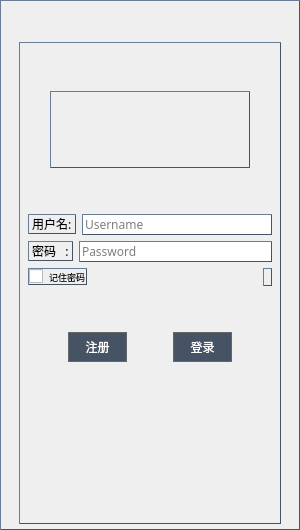
<?xml version="1.0" encoding="UTF-8"?>
<ui version="4.0">
 <class>user_management</class>
 <widget class="QMainWindow" name="user_management">
  <property name="geometry">
   <rect>
    <x>0</x>
    <y>0</y>
    <width>300</width>
    <height>530</height>
   </rect>
  </property>
  <property name="windowTitle">
   <string>MainWindow</string>
  </property>
  <widget class="QWidget" name="centralwidget">
   <property name="styleSheet">
    <string notr="true">QWidget {
	border-width:1;
	border-style:outset;
	border-color:#455364;
}</string>
   </property>
   <layout class="QGridLayout" name="gridLayout_2">
    <property name="leftMargin">
     <number>0</number>
    </property>
    <property name="topMargin">
     <number>0</number>
    </property>
    <property name="rightMargin">
     <number>0</number>
    </property>
    <property name="bottomMargin">
     <number>0</number>
    </property>
    <item row="1" column="0">
     <layout class="QGridLayout" name="gridLayout">
      <property name="topMargin">
       <number>6</number>
      </property>
      <property name="bottomMargin">
       <number>6</number>
      </property>
      <item row="0" column="0">
       <layout class="QHBoxLayout" name="horizontalLayout" stretch="0,0,0">
        <item>
         <spacer name="horizontalSpacer_5">
          <property name="orientation">
           <enum>Qt::Horizontal</enum>
          </property>
          <property name="sizeHint" stdset="0">
           <size>
            <width>13</width>
            <height>472</height>
           </size>
          </property>
         </spacer>
        </item>
        <item>
         <widget class="QWidget" name="widget_2" native="true">
          <layout class="QGridLayout" name="gridLayout_3">
           <item row="0" column="0">
            <layout class="QVBoxLayout" name="verticalLayout" stretch="0,1,0,1,1,0,0,1,2">
             <item>
              <spacer name="verticalSpacer_4">
               <property name="orientation">
                <enum>Qt::Vertical</enum>
               </property>
               <property name="sizeHint" stdset="0">
                <size>
                 <width>20</width>
                 <height>40</height>
                </size>
               </property>
              </spacer>
             </item>
             <item>
              <layout class="QHBoxLayout" name="horizontalLayout_5">
               <item>
                <widget class="QLabel" name="label_3">
                 <property name="sizePolicy">
                  <sizepolicy hsizetype="Fixed" vsizetype="Fixed">
                   <horstretch>0</horstretch>
                   <verstretch>0</verstretch>
                  </sizepolicy>
                 </property>
                 <property name="maximumSize">
                  <size>
                   <width>200</width>
                   <height>200</height>
                  </size>
                 </property>
                 <property name="styleSheet">
                  <string notr="true"/>
                 </property>
                 <property name="text">
                  <string/>
                 </property>
                 <property name="pixmap">
                  <pixmap>resources/logo_new.png</pixmap>
                 </property>
                 <property name="scaledContents">
                  <bool>true</bool>
                 </property>
                 <property name="wordWrap">
                  <bool>false</bool>
                 </property>
                </widget>
               </item>
              </layout>
             </item>
             <item>
              <spacer name="verticalSpacer_2">
               <property name="orientation">
                <enum>Qt::Vertical</enum>
               </property>
               <property name="sizeHint" stdset="0">
                <size>
                 <width>20</width>
                 <height>40</height>
                </size>
               </property>
              </spacer>
             </item>
             <item>
              <layout class="QHBoxLayout" name="horizontalLayout_2">
               <item>
                <widget class="QLabel" name="label">
                 <property name="sizePolicy">
                  <sizepolicy hsizetype="Fixed" vsizetype="Fixed">
                   <horstretch>0</horstretch>
                   <verstretch>0</verstretch>
                  </sizepolicy>
                 </property>
                 <property name="font">
                  <font>
                   <family>微软雅黑</family>
                  </font>
                 </property>
                 <property name="styleSheet">
                  <string notr="true"/>
                 </property>
                 <property name="text">
                  <string>用户名:</string>
                 </property>
                </widget>
               </item>
               <item>
                <widget class="QLineEdit" name="username">
                 <property name="font">
                  <font>
                   <family>微软雅黑</family>
                  </font>
                 </property>
                 <property name="styleSheet">
                  <string notr="true"/>
                 </property>
                 <property name="inputMask">
                  <string/>
                 </property>
                 <property name="text">
                  <string/>
                 </property>
                 <property name="placeholderText">
                  <string>Username</string>
                 </property>
                </widget>
               </item>
              </layout>
             </item>
             <item>
              <layout class="QHBoxLayout" name="horizontalLayout_4">
               <item>
                <widget class="QLabel" name="label_2">
                 <property name="sizePolicy">
                  <sizepolicy hsizetype="Fixed" vsizetype="Fixed">
                   <horstretch>0</horstretch>
                   <verstretch>0</verstretch>
                  </sizepolicy>
                 </property>
                 <property name="font">
                  <font>
                   <family>微软雅黑</family>
                  </font>
                 </property>
                 <property name="styleSheet">
                  <string notr="true"/>
                 </property>
                 <property name="text">
                  <string>密码   :</string>
                 </property>
                </widget>
               </item>
               <item>
                <widget class="QLineEdit" name="password">
                 <property name="font">
                  <font>
                   <family>微软雅黑</family>
                  </font>
                 </property>
                 <property name="styleSheet">
                  <string notr="true"/>
                 </property>
                 <property name="echoMode">
                  <enum>QLineEdit::Password</enum>
                 </property>
                 <property name="placeholderText">
                  <string>Password</string>
                 </property>
                </widget>
               </item>
              </layout>
             </item>
             <item>
              <layout class="QHBoxLayout" name="horizontalLayout_7">
               <item>
                <widget class="QCheckBox" name="checkBox">
                 <property name="font">
                  <font>
                   <family>微软雅黑</family>
                   <pointsize>7</pointsize>
                  </font>
                 </property>
                 <property name="text">
                  <string>记住密码</string>
                 </property>
                 <property name="checkable">
                  <bool>true</bool>
                 </property>
                 <property name="checked">
                  <bool>false</bool>
                 </property>
                </widget>
               </item>
               <item>
                <spacer name="horizontalSpacer_7">
                 <property name="orientation">
                  <enum>Qt::Horizontal</enum>
                 </property>
                 <property name="sizeHint" stdset="0">
                  <size>
                   <width>0</width>
                   <height>0</height>
                  </size>
                 </property>
                </spacer>
               </item>
               <item>
                <widget class="QLabel" name="warning">
                 <property name="font">
                  <font>
                   <family>微软雅黑</family>
                  </font>
                 </property>
                 <property name="text">
                  <string/>
                 </property>
                </widget>
               </item>
              </layout>
             </item>
             <item>
              <spacer name="verticalSpacer">
               <property name="orientation">
                <enum>Qt::Vertical</enum>
               </property>
               <property name="sizeHint" stdset="0">
                <size>
                 <width>20</width>
                 <height>40</height>
                </size>
               </property>
              </spacer>
             </item>
             <item>
              <layout class="QHBoxLayout" name="horizontalLayout_3">
               <item>
                <spacer name="horizontalSpacer_2">
                 <property name="orientation">
                  <enum>Qt::Horizontal</enum>
                 </property>
                 <property name="sizeHint" stdset="0">
                  <size>
                   <width>40</width>
                   <height>20</height>
                  </size>
                 </property>
                </spacer>
               </item>
               <item>
                <widget class="QPushButton" name="signup">
                 <property name="sizePolicy">
                  <sizepolicy hsizetype="Minimum" vsizetype="Fixed">
                   <horstretch>0</horstretch>
                   <verstretch>0</verstretch>
                  </sizepolicy>
                 </property>
                 <property name="palette">
                  <palette>
                   <active>
                    <colorrole role="Button">
                     <brush brushstyle="SolidPattern">
                      <color alpha="255">
                       <red>69</red>
                       <green>83</green>
                       <blue>100</blue>
                      </color>
                     </brush>
                    </colorrole>
                    <colorrole role="ButtonText">
                     <brush brushstyle="SolidPattern">
                      <color alpha="255">
                       <red>255</red>
                       <green>255</green>
                       <blue>255</blue>
                      </color>
                     </brush>
                    </colorrole>
                    <colorrole role="Base">
                     <brush brushstyle="SolidPattern">
                      <color alpha="255">
                       <red>69</red>
                       <green>83</green>
                       <blue>100</blue>
                      </color>
                     </brush>
                    </colorrole>
                    <colorrole role="Window">
                     <brush brushstyle="SolidPattern">
                      <color alpha="255">
                       <red>69</red>
                       <green>83</green>
                       <blue>100</blue>
                      </color>
                     </brush>
                    </colorrole>
                   </active>
                   <inactive>
                    <colorrole role="Button">
                     <brush brushstyle="SolidPattern">
                      <color alpha="255">
                       <red>69</red>
                       <green>83</green>
                       <blue>100</blue>
                      </color>
                     </brush>
                    </colorrole>
                    <colorrole role="ButtonText">
                     <brush brushstyle="SolidPattern">
                      <color alpha="255">
                       <red>255</red>
                       <green>255</green>
                       <blue>255</blue>
                      </color>
                     </brush>
                    </colorrole>
                    <colorrole role="Base">
                     <brush brushstyle="SolidPattern">
                      <color alpha="255">
                       <red>69</red>
                       <green>83</green>
                       <blue>100</blue>
                      </color>
                     </brush>
                    </colorrole>
                    <colorrole role="Window">
                     <brush brushstyle="SolidPattern">
                      <color alpha="255">
                       <red>69</red>
                       <green>83</green>
                       <blue>100</blue>
                      </color>
                     </brush>
                    </colorrole>
                   </inactive>
                   <disabled>
                    <colorrole role="Button">
                     <brush brushstyle="SolidPattern">
                      <color alpha="255">
                       <red>69</red>
                       <green>83</green>
                       <blue>100</blue>
                      </color>
                     </brush>
                    </colorrole>
                    <colorrole role="ButtonText">
                     <brush brushstyle="SolidPattern">
                      <color alpha="255">
                       <red>120</red>
                       <green>120</green>
                       <blue>120</blue>
                      </color>
                     </brush>
                    </colorrole>
                    <colorrole role="Base">
                     <brush brushstyle="SolidPattern">
                      <color alpha="255">
                       <red>69</red>
                       <green>83</green>
                       <blue>100</blue>
                      </color>
                     </brush>
                    </colorrole>
                    <colorrole role="Window">
                     <brush brushstyle="SolidPattern">
                      <color alpha="255">
                       <red>69</red>
                       <green>83</green>
                       <blue>100</blue>
                      </color>
                     </brush>
                    </colorrole>
                   </disabled>
                  </palette>
                 </property>
                 <property name="font">
                  <font>
                   <family>微软雅黑</family>
                  </font>
                 </property>
                 <property name="styleSheet">
                  <string notr="true">QPushButton {
    background-color: #455364; /* 默认颜色，浅灰色 */
    border: 1px solid #666666; /* 灰色的边框 */
    padding: 5px 10px;
}

QPushButton:hover {
    background-color: #54687a; /* 鼠标悬停时的颜色，稍浅的灰色 */
}

QPushButton:pressed {
    background-color: #455364; /* 鼠标点击时的颜色，稍深的灰色 */
}
</string>
                 </property>
                 <property name="text">
                  <string>  注册  </string>
                 </property>
                </widget>
               </item>
               <item>
                <spacer name="horizontalSpacer_3">
                 <property name="orientation">
                  <enum>Qt::Horizontal</enum>
                 </property>
                 <property name="sizeHint" stdset="0">
                  <size>
                   <width>40</width>
                   <height>20</height>
                  </size>
                 </property>
                </spacer>
               </item>
               <item>
                <widget class="QPushButton" name="signin">
                 <property name="sizePolicy">
                  <sizepolicy hsizetype="Minimum" vsizetype="Fixed">
                   <horstretch>0</horstretch>
                   <verstretch>0</verstretch>
                  </sizepolicy>
                 </property>
                 <property name="palette">
                  <palette>
                   <active>
                    <colorrole role="Button">
                     <brush brushstyle="SolidPattern">
                      <color alpha="255">
                       <red>69</red>
                       <green>83</green>
                       <blue>100</blue>
                      </color>
                     </brush>
                    </colorrole>
                    <colorrole role="ButtonText">
                     <brush brushstyle="SolidPattern">
                      <color alpha="255">
                       <red>255</red>
                       <green>255</green>
                       <blue>255</blue>
                      </color>
                     </brush>
                    </colorrole>
                    <colorrole role="Base">
                     <brush brushstyle="SolidPattern">
                      <color alpha="255">
                       <red>69</red>
                       <green>83</green>
                       <blue>100</blue>
                      </color>
                     </brush>
                    </colorrole>
                    <colorrole role="Window">
                     <brush brushstyle="SolidPattern">
                      <color alpha="255">
                       <red>69</red>
                       <green>83</green>
                       <blue>100</blue>
                      </color>
                     </brush>
                    </colorrole>
                   </active>
                   <inactive>
                    <colorrole role="Button">
                     <brush brushstyle="SolidPattern">
                      <color alpha="255">
                       <red>69</red>
                       <green>83</green>
                       <blue>100</blue>
                      </color>
                     </brush>
                    </colorrole>
                    <colorrole role="ButtonText">
                     <brush brushstyle="SolidPattern">
                      <color alpha="255">
                       <red>255</red>
                       <green>255</green>
                       <blue>255</blue>
                      </color>
                     </brush>
                    </colorrole>
                    <colorrole role="Base">
                     <brush brushstyle="SolidPattern">
                      <color alpha="255">
                       <red>69</red>
                       <green>83</green>
                       <blue>100</blue>
                      </color>
                     </brush>
                    </colorrole>
                    <colorrole role="Window">
                     <brush brushstyle="SolidPattern">
                      <color alpha="255">
                       <red>69</red>
                       <green>83</green>
                       <blue>100</blue>
                      </color>
                     </brush>
                    </colorrole>
                   </inactive>
                   <disabled>
                    <colorrole role="Button">
                     <brush brushstyle="SolidPattern">
                      <color alpha="255">
                       <red>69</red>
                       <green>83</green>
                       <blue>100</blue>
                      </color>
                     </brush>
                    </colorrole>
                    <colorrole role="ButtonText">
                     <brush brushstyle="SolidPattern">
                      <color alpha="255">
                       <red>120</red>
                       <green>120</green>
                       <blue>120</blue>
                      </color>
                     </brush>
                    </colorrole>
                    <colorrole role="Base">
                     <brush brushstyle="SolidPattern">
                      <color alpha="255">
                       <red>69</red>
                       <green>83</green>
                       <blue>100</blue>
                      </color>
                     </brush>
                    </colorrole>
                    <colorrole role="Window">
                     <brush brushstyle="SolidPattern">
                      <color alpha="255">
                       <red>69</red>
                       <green>83</green>
                       <blue>100</blue>
                      </color>
                     </brush>
                    </colorrole>
                   </disabled>
                  </palette>
                 </property>
                 <property name="font">
                  <font>
                   <family>微软雅黑</family>
                  </font>
                 </property>
                 <property name="styleSheet">
                  <string notr="true">QPushButton {
    background-color: #455364; /* 默认颜色，浅灰色 */
    border: 1px solid #666666; /* 灰色的边框 */
    padding: 5px 10px;
}

QPushButton:hover {
    background-color: #54687a; /* 鼠标悬停时的颜色，稍浅的灰色 */
}

QPushButton:pressed {
    background-color: #455364; /* 鼠标点击时的颜色，稍深的灰色 */
}
</string>
                 </property>
                 <property name="text">
                  <string>  登录  </string>
                 </property>
                 <property name="flat">
                  <bool>false</bool>
                 </property>
                </widget>
               </item>
               <item>
                <spacer name="horizontalSpacer">
                 <property name="orientation">
                  <enum>Qt::Horizontal</enum>
                 </property>
                 <property name="sizeHint" stdset="0">
                  <size>
                   <width>40</width>
                   <height>20</height>
                  </size>
                 </property>
                </spacer>
               </item>
              </layout>
             </item>
             <item>
              <layout class="QHBoxLayout" name="horizontalLayout_9">
               <item>
                <spacer name="verticalSpacer_3">
                 <property name="orientation">
                  <enum>Qt::Vertical</enum>
                 </property>
                 <property name="sizeHint" stdset="0">
                  <size>
                   <width>20</width>
                   <height>40</height>
                  </size>
                 </property>
                </spacer>
               </item>
              </layout>
             </item>
            </layout>
           </item>
          </layout>
         </widget>
        </item>
        <item>
         <spacer name="horizontalSpacer_4">
          <property name="orientation">
           <enum>Qt::Horizontal</enum>
          </property>
          <property name="sizeHint" stdset="0">
           <size>
            <width>13</width>
            <height>472</height>
           </size>
          </property>
         </spacer>
        </item>
       </layout>
      </item>
     </layout>
    </item>
    <item row="0" column="0">
     <widget class="QWidget" name="widget" native="true">
      <property name="maximumSize">
       <size>
        <width>16777215</width>
        <height>30</height>
       </size>
      </property>
      <property name="styleSheet">
       <string notr="true">QWidget {
    border-width: 1;
    border-style: outset;
    border-color: #455364;

    border-bottom-width: 0;  /* 设置其他边框为零，以移除它们 */
    border-bottom-style: none;
    border-bottom-color: transparent;
}
</string>
      </property>
      <layout class="QGridLayout" name="gridLayout_4">
       <property name="leftMargin">
        <number>0</number>
       </property>
       <property name="topMargin">
        <number>0</number>
       </property>
       <property name="rightMargin">
        <number>0</number>
       </property>
       <property name="bottomMargin">
        <number>0</number>
       </property>
       <item row="0" column="0">
        <spacer name="horizontalSpacer_6">
         <property name="orientation">
          <enum>Qt::Horizontal</enum>
         </property>
         <property name="sizeHint" stdset="0">
          <size>
           <width>40</width>
           <height>20</height>
          </size>
         </property>
        </spacer>
       </item>
       <item row="0" column="1">
        <widget class="QPushButton" name="exit">
         <property name="sizePolicy">
          <sizepolicy hsizetype="Minimum" vsizetype="Expanding">
           <horstretch>0</horstretch>
           <verstretch>0</verstretch>
          </sizepolicy>
         </property>
         <property name="minimumSize">
          <size>
           <width>30</width>
           <height>0</height>
          </size>
         </property>
         <property name="styleSheet">
          <string notr="true">QPushButton {
    background-color: transparent; /* 默认颜色，浅灰色 */
    border: 0px solid #666666; /* 灰色的边框 */
    border-top-width: 1;
    border-top-style: outset;
    border-top-color: #455364;
    border-right-width: 1;
    border-right-style: outset;
    border-right-color: #455364;
}

QPushButton:hover {
    background-color: #c42b1c; /* 鼠标悬停时的颜色，稍浅的灰色 */
}

QPushButton:pressed {
    background-color: #c42b1c; /* 鼠标点击时的颜色，稍深的灰色 */
}
</string>
         </property>
         <property name="text">
          <string/>
         </property>
         <property name="icon">
          <iconset>
           <normaloff>resources/op_icon/exit.png</normaloff>resources/op_icon/exit.png</iconset>
         </property>
        </widget>
       </item>
      </layout>
     </widget>
    </item>
   </layout>
  </widget>
 </widget>
 <resources/>
 <connections/>
</ui>
